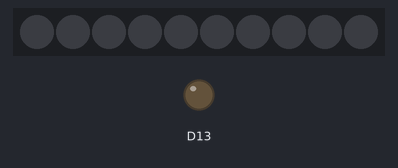
Bench run of a sketch on a simulated Adafruit Circuit Playground Express. On the bench: 10 RGB LEDs in strip order, left to right, output pins drawn as LEDs (lit = HIGH). Dim RGB values are drawn brighter than linear.

Above: at 0.1 s.
At 0.6 s:
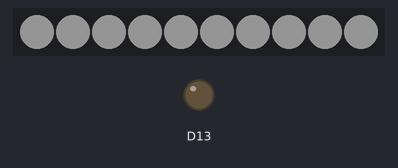

Measured:
- what the display in image 1 shows lasts 5.0 s, from 0.5 s to 5.5 s

The sketch:

3_For_Loop_Pixels.ino
```cpp
#include <Adafruit_CircuitPlayground.h>

// this sketch will set all the pixels to white!

void setup() {
  CircuitPlayground.begin();

}

void loop() {
  CircuitPlayground.clearPixels(); // this turns the LEDs off

  delay(500); // how long should the LEDs be off for?

  // for all of the pixels on our board (remember we're starting at 0!)
  for (int i = 0; i < 10; i++){

  // CircuitPlayground.setPixelColor(LED#, red, green, blue)
  CircuitPlayground.setPixelColor(i, 255,   255,   255);
  }

    delay(5000); // how long should the LEDs be on for?
}
```
